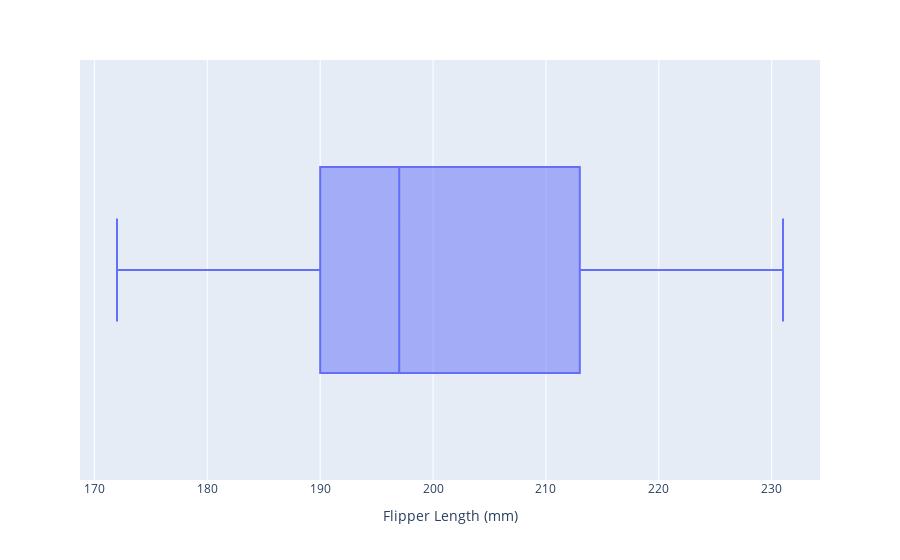

Source (notebook cell):
### Code cell
px.box(df,x='Flipper Length (mm)')

### Figure 1 — Plotly figure (JSON) as saved in the notebook; plotly's stock layout.template omitted (floating-point values rounded to 4 significant figures; data arrays with more than 128 entries replaced by an {"elided": "..."} marker saying what was removed)
{"data": [{"alignmentgroup": "True", "hovertemplate": "Flipper Length (mm)=%{x}<extra></extra>", "legendgroup": "", "marker": {"color": "#636efa"}, "name": "", "notched": false, "offsetgroup": "", "orientation": "h", "showlegend": false, "type": "box", "x": {"elided": "333 int values"}, "x0": " ", "xaxis": "x", "y0": " ", "yaxis": "y"}], "layout": {"boxmode": "group", "legend": {"tracegroupgap": 0}, "margin": {"t": 60}, "xaxis": {"anchor": "y", "domain": [0, 1], "title": {"text": "Flipper Length (mm)"}}, "yaxis": {"anchor": "x", "domain": [0, 1]}}}
